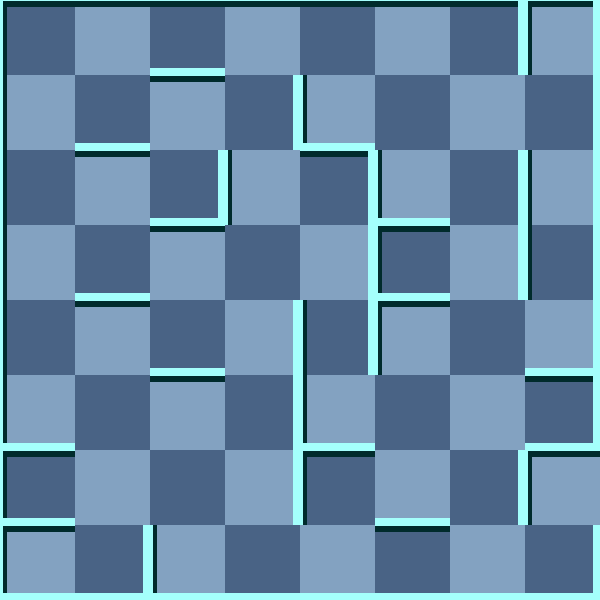

Below is a game level as drawn by its tile map, then a one-line description and the .tmx that defines it (tile-layer data replaced by summaries):
An orthogonal 8x8 tile map with 75x75 px tiles, 2 tile layers (background, 块层 1) and 7 objects (2x RedMummy, Exit, Player, Trap, Key, ...).

<map version="1.0" orientation="orthogonal" width="8" height="8" tilewidth="75" tileheight="75">
 <tileset firstgid="1" name="wall" tilewidth="75" tileheight="75">
  <image source="gfx/wall.png" width="300" height="375" />
  <tile id="0">
   <properties>
    <property name="ValOfWall" value="0" />
   </properties>
  </tile>
  <tile id="1">
   <properties>
    <property name="ValOfWall" value="1" />
   </properties>
  </tile>
  <tile id="2">
   <properties>
    <property name="ValOfWall" value="2" />
   </properties>
  </tile>
  <tile id="3">
   <properties>
    <property name="ValOfWall" value="3" />
   </properties>
  </tile>
  <tile id="4">
   <properties>
    <property name="ValOfWall" value="4" />
   </properties>
  </tile>
  <tile id="5">
   <properties>
    <property name="ValOfWall" value="5" />
   </properties>
  </tile>
  <tile id="6">
   <properties>
    <property name="ValOfWall" value="6" />
   </properties>
  </tile>
  <tile id="7">
   <properties>
    <property name="ValOfWall" value="7" />
   </properties>
  </tile>
  <tile id="8">
   <properties>
    <property name="ValOfWall" value="8" />
   </properties>
  </tile>
  <tile id="9">
   <properties>
    <property name="ValOfWall" value="9" />
   </properties>
  </tile>
  <tile id="10">
   <properties>
    <property name="ValOfWall" value="10" />
   </properties>
  </tile>
  <tile id="11">
   <properties>
    <property name="ValOfWall" value="11" />
   </properties>
  </tile>
  <tile id="12">
   <properties>
    <property name="ValOfWall" value="12" />
   </properties>
  </tile>
  <tile id="13">
   <properties>
    <property name="ValOfWall" value="13" />
   </properties>
  </tile>
  <tile id="14">
   <properties>
    <property name="ValOfWall" value="14" />
   </properties>
  </tile>
  <tile id="15">
   <properties>
    <property name="ValOfWall" value="15" />
   </properties>
  </tile>
  <tile id="18">
   <properties>
    <property name="ValOfWall" value="-1" />
   </properties>
  </tile>
 </tileset>
 <layer name="background" width="8" height="8">
  <data>[64 cells, 64 non-empty, 2 distinct tile ids]</data>
 </layer>
 <layer name="块层 1" width="8" height="8">
  <data>[64 cells, 64 non-empty, 14 distinct tile ids]</data>
 </layer>
 <objectgroup name="对象层 1" width="8" height="8">
  <object name="Exit" x="600" y="450" />
  <object name="RedMummy" x="525" y="450">
   <properties>
    <property name="value" value="21" />
   </properties>
  </object>
  <object name="Player" x="450" y="450">
   <properties>
    <property name="value" value="1" />
   </properties>
  </object>
  <object name="RedMummy" x="375" y="225">
   <properties>
    <property name="value" value="25" />
   </properties>
  </object>
  <object name="Trap" x="450" y="150">
   <properties>
    <property name="value" value="10" />
   </properties>
  </object>
  <object name="Key" x="450" y="0">
   <properties>
    <property name="value" value="12" />
   </properties>
  </object>
  <object name="Door" x="75" y="75">
   <properties>
    <property name="direction" value="8" />
    <property name="value" value="15" />
   </properties>
  </object>
 </objectgroup>
</map>
